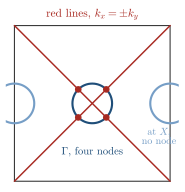

Reproduce this figure in Python.
"""Session 5, a d-wave gap has nodes on the zone diagonals, and only a Fermi pocket that reaches them has gapless points."""
import os, sys
sys.path.insert(0, os.path.join(os.path.dirname(os.path.abspath(__file__)), '..'))
import numpy as np
import matplotlib.pyplot as plt
from matplotlib.patches import Circle, Rectangle
import style

# d-wave gap Delta_0 (cos kx - cos ky), pockets of radius 0.8 around Gamma and around X = (pi, 0)
r = 0.8
th = np.linspace(0, 2 * np.pi, 721)
def gap_min(cx, cy):
    kx, ky = cx + r * np.cos(th), cy + r * np.sin(th)
    return np.abs(np.cos(kx) - np.cos(ky))
assert gap_min(0, 0).min() < 0.01            # the pocket at Gamma touches the nodal lines
assert gap_min(np.pi, 0).min() > 1.0         # the pocket at X stays far from them, |Delta| > Delta_0

fig, ax = plt.subplots(figsize=(7.2 * style.CM, 6.2 * style.CM))
ax.set_aspect('equal'); ax.axis('off')
ax.add_patch(Rectangle((-np.pi, -np.pi), 2 * np.pi, 2 * np.pi, fc='none', ec=style.INK, lw=0.8))
for s in (1, -1):
    ax.plot([-np.pi, np.pi], [-s * np.pi, s * np.pi], color=style.BROKEN, lw=1.1)
ax.add_patch(Circle((0, 0), r, fc='none', ec=style.ACCENT, lw=1.6))
for cx in (np.pi, -np.pi):
    # the pocket around X is cut by the zone boundary, it is one pocket seen twice
    ax.add_patch(Circle((cx, 0), r, fc='none', ec=style.LIGHT, lw=1.6))
for s in (1, -1):
    for u in (1, -1):
        d = r / np.sqrt(2)
        ax.plot([s * d], [u * d], 'o', color=style.BROKEN, ms=4, zorder=5)
style.label(ax, 0, -1.95, r'$\Gamma$, four nodes', fontsize=8, color=style.ACCENT)
style.label(ax, np.pi - 0.45, -1.35, 'at $X$,\nno node', fontsize=7.5, color=style.LIGHT)
style.label(ax, 0, np.pi + 0.45, r'red lines, $k_x=\pm k_y$', fontsize=8.5, color=style.BROKEN)
ax.set_xlim(-np.pi - 0.35, np.pi + 0.35); ax.set_ylim(-np.pi - 0.2, np.pi + 0.8)
style.save(fig, __file__)
